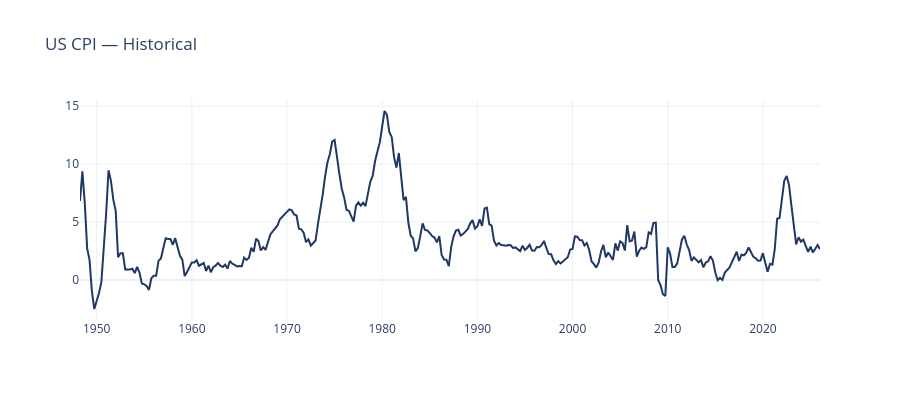

Notebook code for this chart:
### Code cell
import plotly.graph_objects as go

cpi = raw['us_cpi'].dropna()

fig = go.Figure()
fig.add_trace(go.Scatter(x=cpi.index, y=cpi.values, mode='lines',
                          line=dict(color=NAVY, width=2)))
fig.update_layout(
    title='US CPI — Historical',
    template=TEMPLATE,
    height=400
)
fig.show()

### Figure 1 — Plotly figure (JSON) as saved in the notebook; plotly's stock layout.template omitted (floating-point values rounded to 4 significant figures; data arrays with more than 128 entries replaced by an {"elided": "..."} marker saying what was removed)
{"data": [{"line": {"color": "#1F3864", "width": 2}, "mode": "lines", "type": "scatter", "x": {"elided": "312 str values"}, "y": {"elided": "312 float values"}}], "layout": {"height": 400, "title": {"text": "US CPI — Historical"}}}
